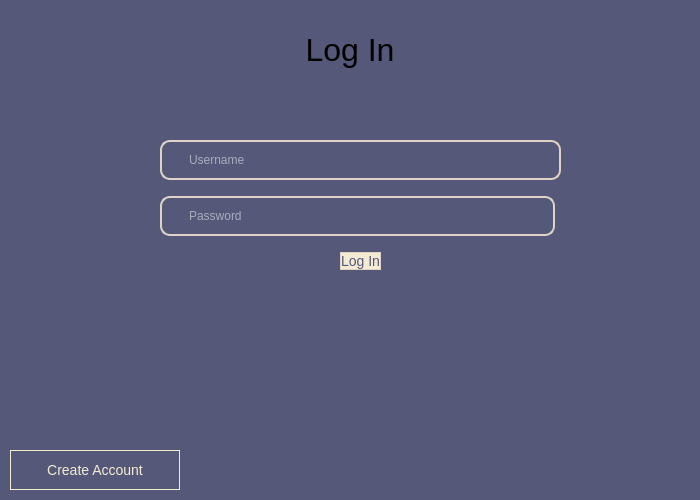
<?xml version="1.0" encoding="UTF-8"?>
<ui version="4.0">
 <class>LoginPopup</class>
 <widget class="QWidget" name="LoginPopup">
  <property name="geometry">
   <rect>
    <x>0</x>
    <y>0</y>
    <width>700</width>
    <height>500</height>
   </rect>
  </property>
  <property name="sizePolicy">
   <sizepolicy hsizetype="Fixed" vsizetype="Fixed">
    <horstretch>0</horstretch>
    <verstretch>0</verstretch>
   </sizepolicy>
  </property>
  <property name="minimumSize">
   <size>
    <width>700</width>
    <height>500</height>
   </size>
  </property>
  <property name="maximumSize">
   <size>
    <width>700</width>
    <height>500</height>
   </size>
  </property>
  <property name="windowTitle">
   <string>Log In</string>
  </property>
  <property name="styleSheet">
   <string notr="true">QWidget {
	background-color: #555879
}</string>
  </property>
  <widget class="QLabel" name="label">
   <property name="geometry">
    <rect>
     <x>0</x>
     <y>30</y>
     <width>700</width>
     <height>40</height>
    </rect>
   </property>
   <property name="styleSheet">
    <string notr="true">QLabel {
	font-size: 32px
}</string>
   </property>
   <property name="text">
    <string>Log In</string>
   </property>
   <property name="alignment">
    <set>Qt::AlignCenter</set>
   </property>
  </widget>
  <widget class="QWidget" name="verticalLayoutWidget">
   <property name="geometry">
    <rect>
     <x>160</x>
     <y>130</y>
     <width>401</width>
     <height>151</height>
    </rect>
   </property>
   <layout class="QVBoxLayout" name="verticalLayout">
    <item>
     <widget class="QLineEdit" name="usernameField">
      <property name="styleSheet">
       <string notr="true">QLineEdit {
  color: white;
  border: 2px solid #DED3C4;
  border-radius: 10px;
  padding: 10px 25px;
  background: transparent;
}

QLineEdit:focus {
  border: 2px solid #F4EBD3;
}</string>
      </property>
      <property name="inputMethodHints">
       <set>Qt::ImhLatinOnly</set>
      </property>
      <property name="placeholderText">
       <string>Username</string>
      </property>
      <property name="clearButtonEnabled">
       <bool>true</bool>
      </property>
     </widget>
    </item>
    <item>
     <layout class="QHBoxLayout" name="horizontalLayout">
      <item>
       <widget class="QLineEdit" name="passwordField">
        <property name="styleSheet">
         <string notr="true">QLineEdit {
  color: white;
  border: 2px solid #DED3C4;
  border-radius: 10px;
  padding: 10px 25px;
  background: transparent;
}

QLineEdit:focus {
  border: 2px solid #F4EBD3;
}</string>
        </property>
        <property name="inputMethodHints">
         <set>Qt::ImhHiddenText|Qt::ImhLatinOnly|Qt::ImhNoAutoUppercase|Qt::ImhNoPredictiveText|Qt::ImhSensitiveData</set>
        </property>
        <property name="echoMode">
         <enum>QLineEdit::Password</enum>
        </property>
        <property name="placeholderText">
         <string>Password</string>
        </property>
        <property name="clearButtonEnabled">
         <bool>true</bool>
        </property>
       </widget>
      </item>
      <item>
       <widget class="QCheckBox" name="showPwdCB">
        <property name="cursor">
         <cursorShape>PointingHandCursor</cursorShape>
        </property>
        <property name="styleSheet">
         <string notr="true">QCheckBox::indicator {
        width: 0;
        height: 0;
    }
    QCheckBox {
        spacing: 0;
        margin: 0;
    }</string>
        </property>
        <property name="text">
         <string/>
        </property>
        <property name="iconSize">
         <size>
          <width>25</width>
          <height>25</height>
         </size>
        </property>
        <property name="tristate">
         <bool>false</bool>
        </property>
       </widget>
      </item>
     </layout>
    </item>
    <item alignment="Qt::AlignHCenter">
     <widget class="QPushButton" name="loginBtn">
      <property name="styleSheet">
       <string notr="true">QPushButton {
  color: #555879;
  padding: 0.2em 1.7em;
  font-size: 14px;
  border-radius: 0.5em;
  background: #F4EBD3;
  border: 1px solid #DED3C4;
}

QPushButton:hover {
  background: rgb(230, 221, 209);
}

QPushButton:pressed {
  color: #98A1BC;
  background: #DED3C4;
}
</string>
      </property>
      <property name="text">
       <string>Log In</string>
      </property>
     </widget>
    </item>
   </layout>
  </widget>
  <widget class="QPushButton" name="createAccountBtn">
   <property name="geometry">
    <rect>
     <x>10</x>
     <y>450</y>
     <width>170</width>
     <height>40</height>
    </rect>
   </property>
   <property name="styleSheet">
    <string notr="true">QPushButton {
  color: #F4EBD3;
  padding: 0.4em 1.2em;
  font-size: 14px;
  border-radius: 0.5em;
  background: #555879;
  border: 1px solid #F4EBD3;
}

QPushButton:hover {
  color: rgb(230, 221, 209);
  border: 1px solid rgb(230, 221, 209);
}

QPushButton:pressed {
  color: #DED3C4;
  border: 1px solid #DED3C4;
}
</string>
   </property>
   <property name="text">
    <string>Create Account</string>
   </property>
  </widget>
 </widget>
 <resources/>
 <connections/>
</ui>
